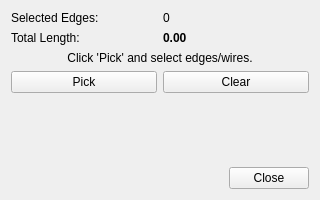
<?xml version="1.0" encoding="UTF-8"?>
<ui version="4.0">
 <class>WidgetMeasureLength</class>
 <widget class="QWidget" name="WidgetMeasureLength">
  <property name="geometry">
   <rect>
    <x>0</x>
    <y>0</y>
    <width>320</width>
    <height>200</height>
   </rect>
  </property>
  <property name="windowTitle">
   <string>Measure Length</string>
  </property>
  <layout class="QVBoxLayout" name="verticalLayout">
   <item>
    <layout class="QGridLayout" name="gridLayout">
     <item row="0" column="0">
      <widget class="QLabel" name="labelSelectedCount">
       <property name="text">
        <string>Selected Edges:</string>
       </property>
      </widget>
     </item>
     <item row="0" column="1">
      <widget class="QLabel" name="labelSelectedCountValue">
       <property name="text">
        <string>0</string>
       </property>
      </widget>
     </item>
     <item row="1" column="0">
      <widget class="QLabel" name="labelTotalLength">
       <property name="text">
        <string>Total Length:</string>
       </property>
      </widget>
     </item>
     <item row="1" column="1">
      <widget class="QLabel" name="labelTotalLengthValue">
       <property name="text">
        <string>0.00</string>
       </property>
       <property name="font">
        <font>
         <weight>75</weight>
         <bold>true</bold>
        </font>
       </property>
      </widget>
     </item>
    </layout>
   </item>
   <item>
    <widget class="QLabel" name="labelStatus">
     <property name="text">
      <string>Click 'Pick' and select edges/wires.</string>
     </property>
     <property name="alignment">
      <set>Qt::AlignCenter</set>
     </property>
    </widget>
   </item>
   <item>
    <layout class="QHBoxLayout" name="horizontalLayoutButtons">
     <item>
      <widget class="QPushButton" name="pushButtonPick">
       <property name="text">
        <string>Pick</string>
       </property>
      </widget>
     </item>
     <item>
      <widget class="QPushButton" name="pushButtonClear">
       <property name="text">
        <string>Clear</string>
       </property>
      </widget>
     </item>
    </layout>
   </item>
   <item>
    <spacer name="verticalSpacer">
     <property name="orientation">
      <enum>Qt::Vertical</enum>
     </property>
     <property name="sizeHint" stdset="0">
      <size>
       <width>20</width>
       <height>40</height>
      </size>
     </property>
    </spacer>
   </item>
   <item>
    <layout class="QHBoxLayout" name="horizontalLayout">
     <item>
      <spacer name="horizontalSpacer">
       <property name="orientation">
        <enum>Qt::Horizontal</enum>
       </property>
       <property name="sizeHint" stdset="0">
        <size>
         <width>40</width>
         <height>20</height>
        </size>
       </property>
      </spacer>
     </item>
     <item>
      <widget class="QPushButton" name="pushButtonClose">
       <property name="text">
        <string>Close</string>
       </property>
      </widget>
     </item>
    </layout>
   </item>
  </layout>
 </widget>
 <resources/>
 <connections/>
</ui>
